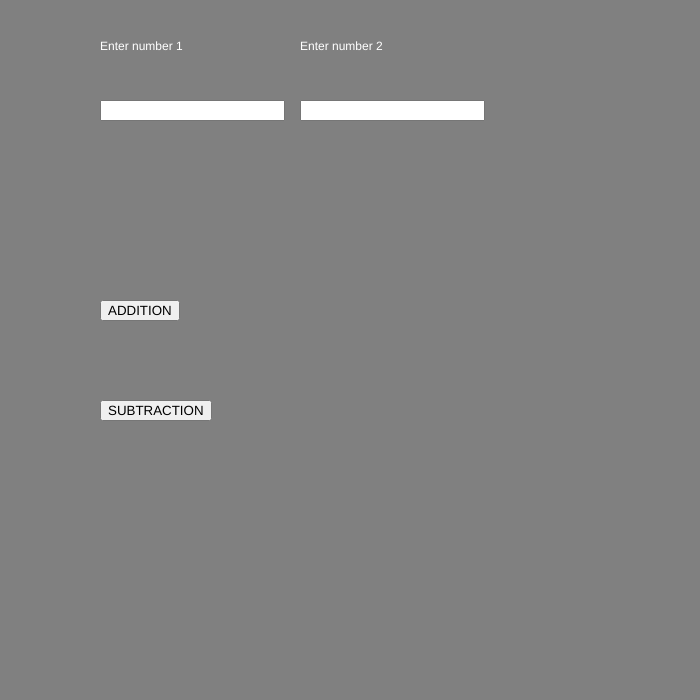
Frame 1 (no input)
Frame 60 (no input): identical to frame 1, image omitted
Frame 120 (the mouse pressed at the canvas centre since frame 60): identical to frame 1, image omitted

The p5.js sketch that drew this single still picture (run headless with seeded random() and noise() and a simulated clock; from frame 60 on, the mouse is pressed at the canvas centre):

// p5.js sketch
// ── sketch.js
var num1 , num2;
var b1,b2;
function setup() {
  createCanvas(700, 700);

  num1=createInput();
  num1.position(100,100);

  num2=createInput();
  num2.position(300,100);

  b1=createButton("ADDITION");
  b1.position(100,300);
  b1.mousePressed(add);

  b2=createButton("SUBTRACTION");
  b2.position(100,400);
  b2.mousePressed(sub);

}

function draw() {
  background("gray");

  fill ("white");
  text("Enter number 1",100,50);
  text("Enter number 2",300,50);

  n1=parseInt(num1.value());
  n2=parseInt(num2.value());

}

function add(){
  console.log(n1+n2);
}
function sub(){
  console.log(n1-n2);
}
